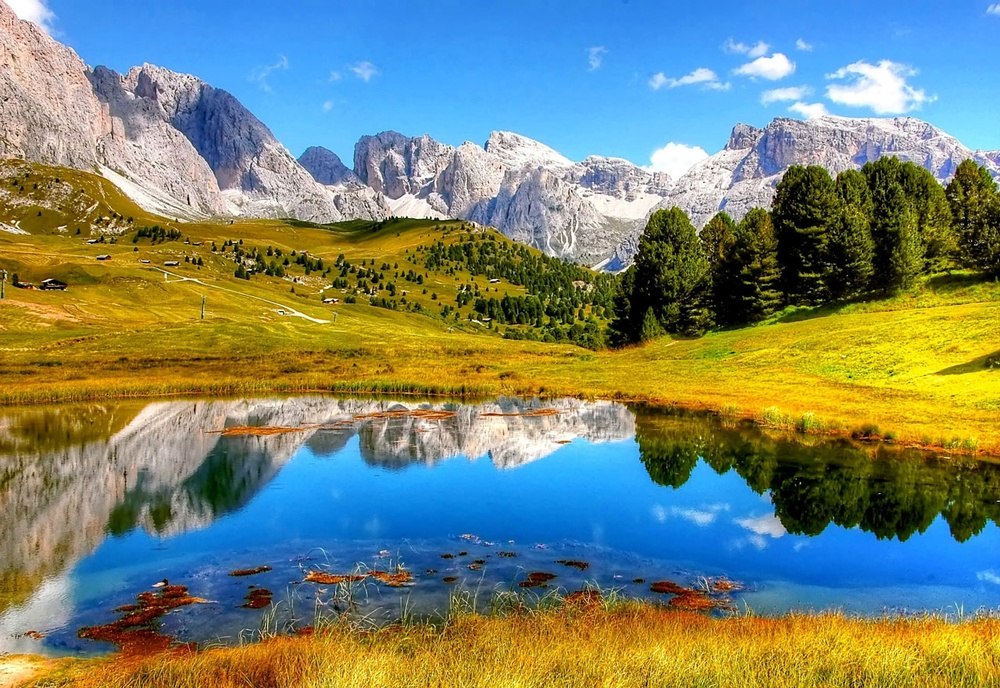
#> input picture A3/semana11/paisaje.jpg, 1000 x 688 px, shrunk from 1280 x 880 before the run
$ python imagenes4.py
#> lines starting #> are read from the running program, lines starting #| are printed output that depends on the picture
from PIL import Image,ImageFilter

img = Image.open("paisaje.jpg")
#> img is the input picture: PIL image 1000x688 RGB; mean R, G, B 119.6, 133.5, 114.7

img.filter(ImageFilter.CONTOUR).show()
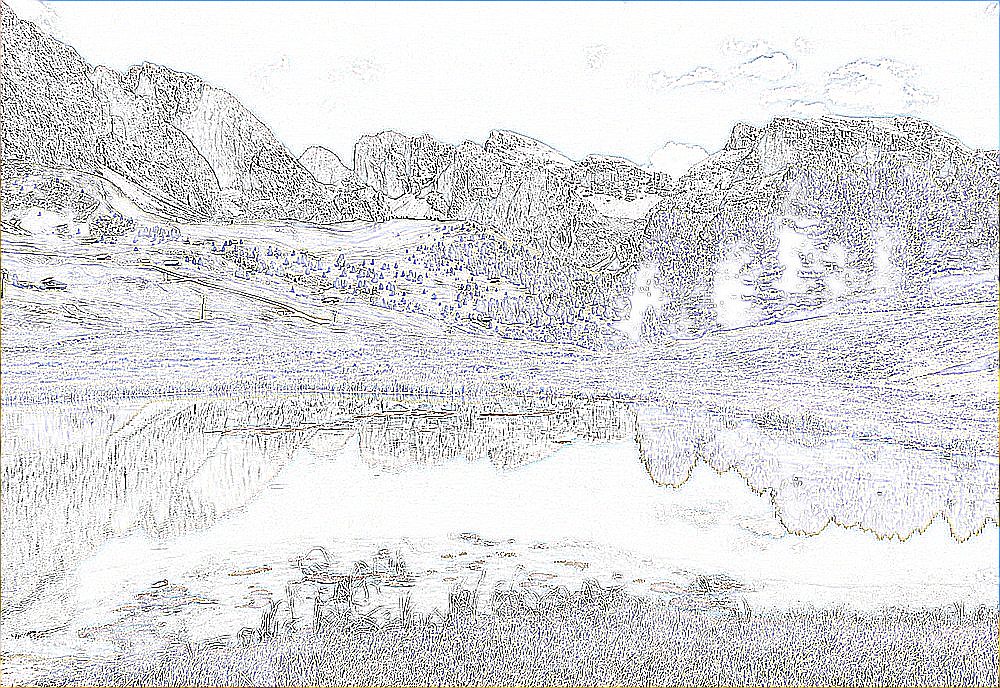
#> shown: PIL image 1000x688 RGB; mean R, G, B 219.7, 219.6, 221.8
img.filter(ImageFilter.DETAIL).show()
img.filter(ImageFilter.EDGE_ENHANCE).show()
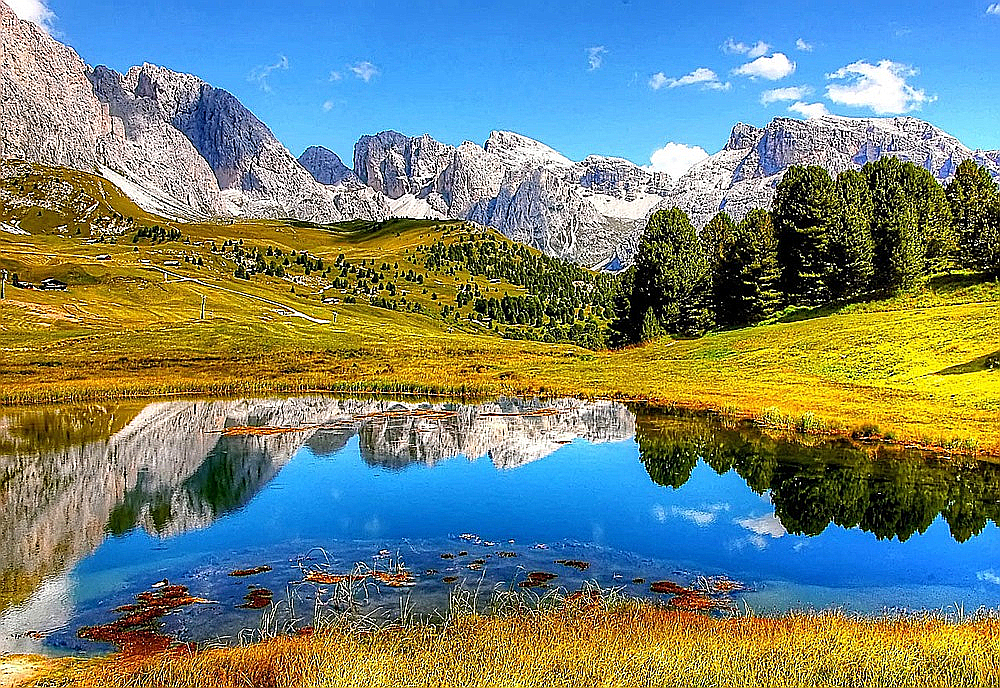
#> shown: PIL image 1000x688 RGB; mean R, G, B 116.6, 133.2, 121.3
img.filter(ImageFilter.EDGE_ENHANCE_MORE).show()
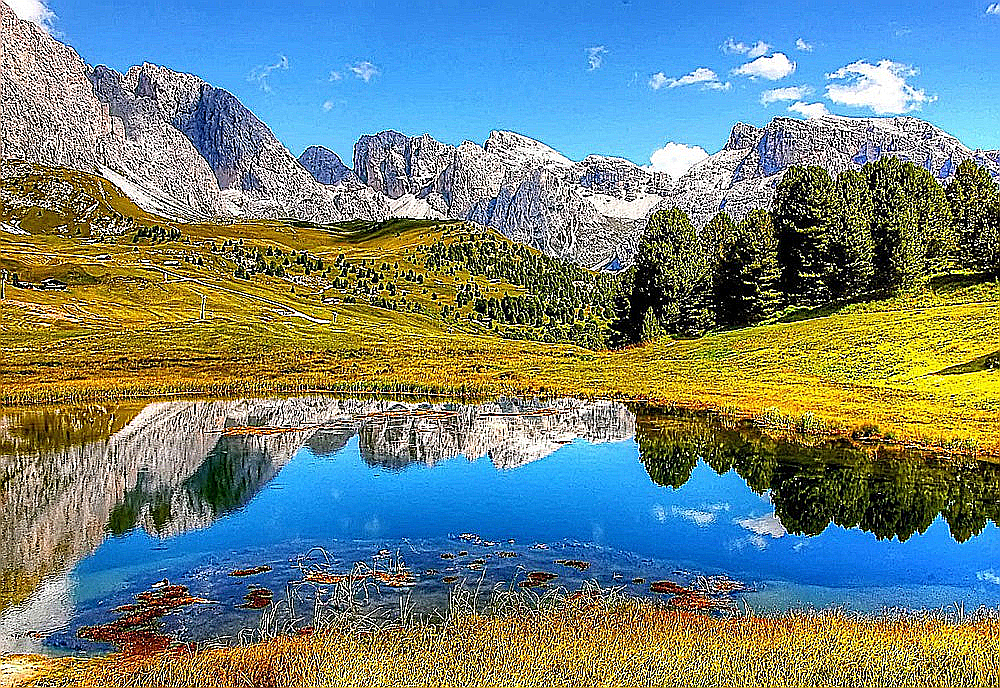
#> shown: PIL image 1000x688 RGB; mean R, G, B 113.6, 132.5, 126.5
img.filter(ImageFilter.EMBOSS).show()
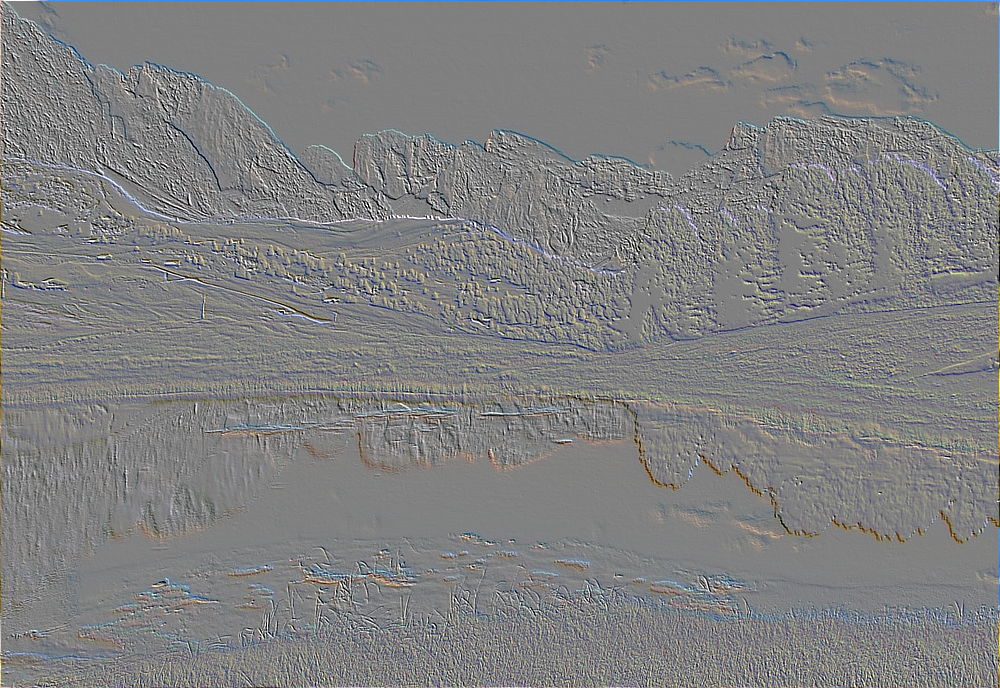
#> shown: PIL image 1000x688 RGB; mean R, G, B 127.8, 128.1, 128.3
img.filter(ImageFilter.FIND_EDGES).show()
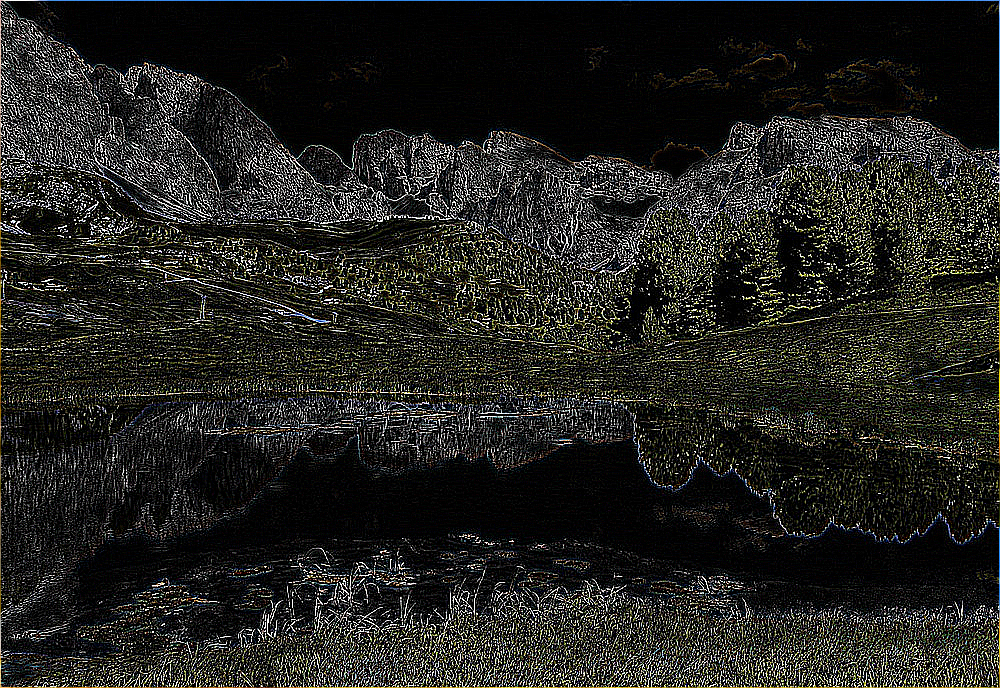
#> shown: PIL image 1000x688 RGB; mean R, G, B 35.4, 35.5, 32.4
img.filter(ImageFilter.SMOOTH).show()
img.filter(ImageFilter.SMOOTH_MORE).show()

$ run again, with A3/semana11/img.png saved as A3/semana11/paisaje.jpg
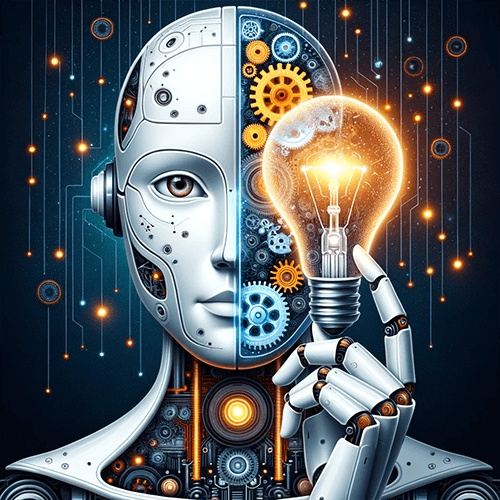
#> input picture A3/semana11/img.png, 500 x 500 px
#> img is the input picture: PIL image 500x500 RGB; mean R, G, B 86.1, 92.5, 97.3
#> `img.filter(ImageFilter.FIND_EDGES).show()`:
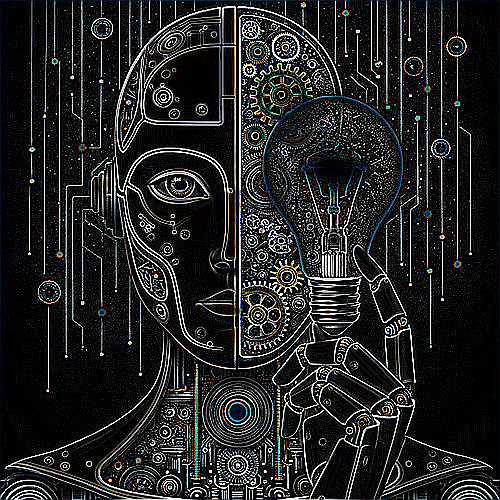
#> shown: PIL image 500x500 RGB; mean R, G, B 35.7, 36.4, 36.5
#> `img.filter(ImageFilter.SMOOTH_MORE).show()`:
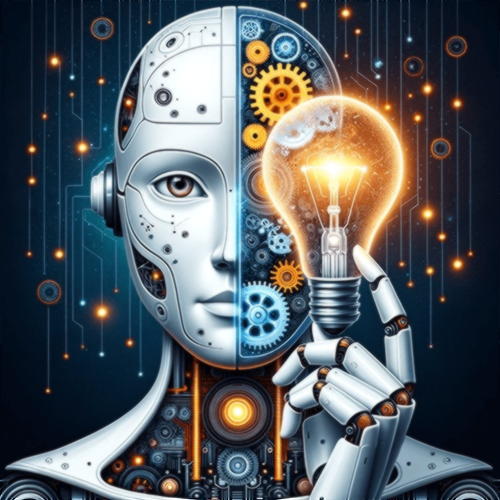
#> shown: PIL image 500x500 RGB; mean R, G, B 86.1, 92.5, 97.3

$ run again, with A3/semana11/tigre.jpeg copied over A3/semana11/paisaje.jpg
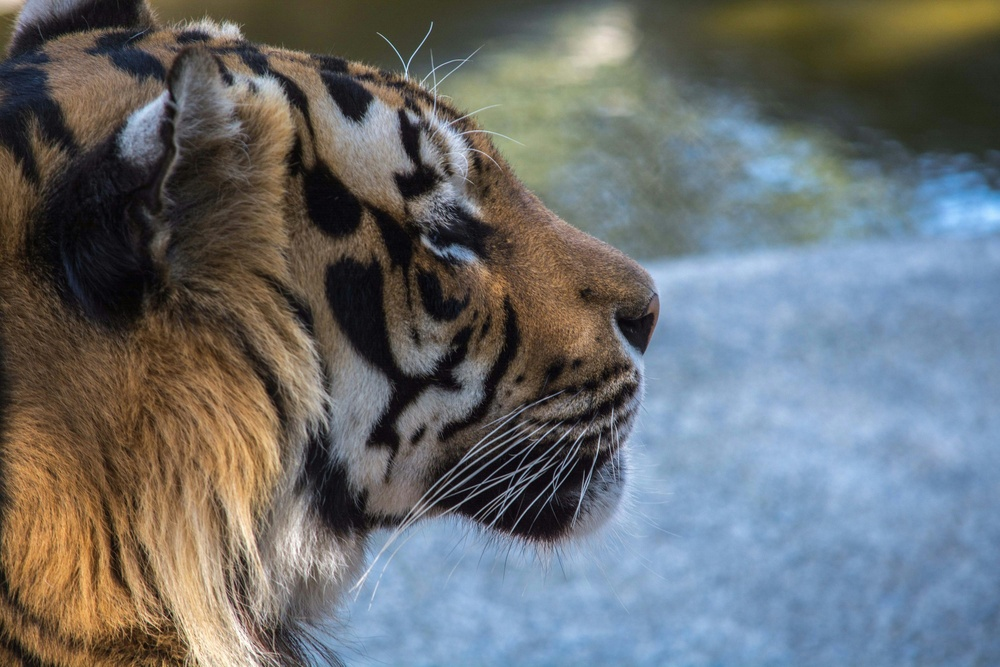
#> input picture A3/semana11/tigre.jpeg, 1000 x 667 px, shrunk from 3000 x 2000 before the run
#> img is the input picture: PIL image 1000x667 RGB; mean R, G, B 106.5, 110.2, 112.1
#> `img.filter(ImageFilter.EMBOSS).show()`:
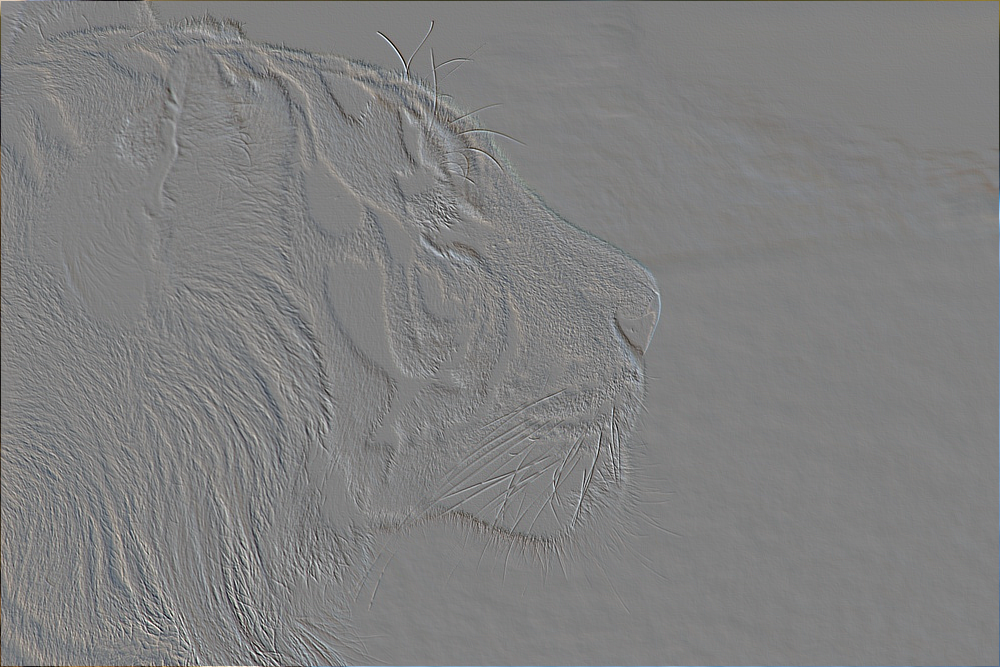
#> shown: PIL image 1000x667 RGB; mean R, G, B 127.8, 127.8, 127.8
#> `img.filter(ImageFilter.FIND_EDGES).show()`:
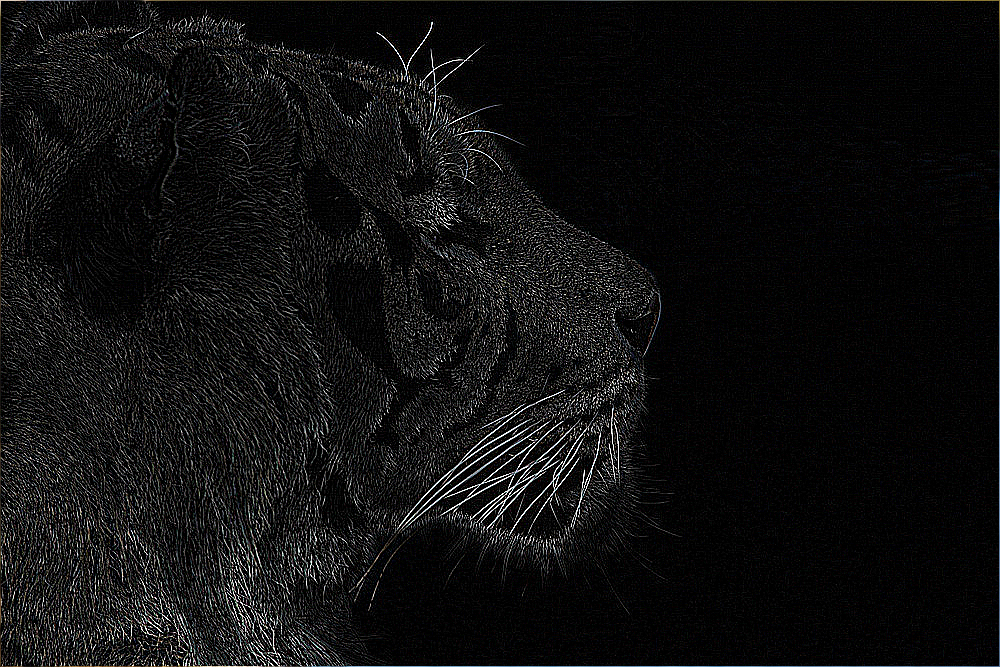
#> shown: PIL image 1000x667 RGB; mean R, G, B 15.9, 15.8, 16
